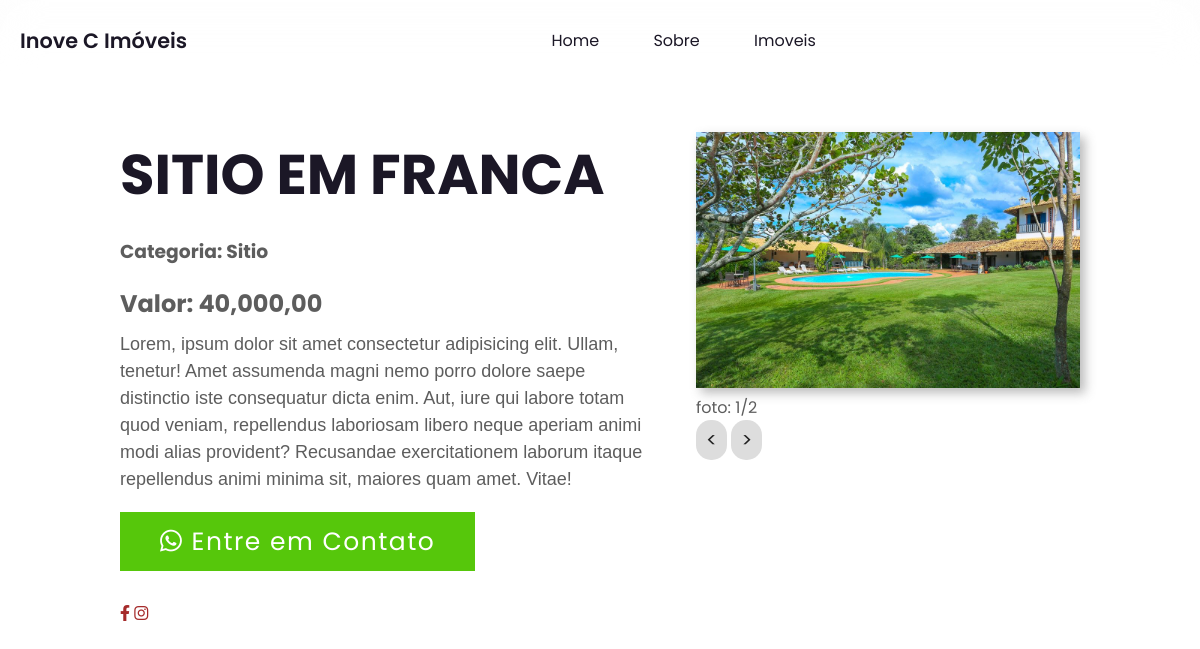
The app's page /terreno.php?id=74 with its own data.
### tables this page shows
CREATE TABLE `terrenos` (
  `id` int(11) NOT NULL,
  `titulo` varchar(300) NOT NULL,
  `descricao` varchar(5000) NOT NULL,
  `foto` varchar(1000) NOT NULL,
  `valor` varchar(30) NOT NULL,
  `categoria` varchar(100) NOT NULL
);

### terreno.php (the view, shortened to what this page needs)
<?php
    include ("conn.php");
    $pag = $_GET['id'];
    $consulta = "SELECT * FROM terrenos WHERE id = '$pag'";
    $con = $mysqli->query($consulta) or die($mysqli->error);
    $fire = mysqli_query($mysqli, $consulta);
    $data = mysqli_fetch_array($fire);
    $res = $data['foto'];
    $res = explode(" ",$res);
    $count = count($res)-1;
    for($i=0;$i<=$count;++$i)
    $position = 0;
?>
<!DOCTYPE html>
<html lang="PT-BR">
<head>
    <link rel="stylesheet" href="css/view.css">
    <link rel="stylesheet" href="https://cdnjs.cloudflare.com/ajax/libs/font-awesome/6.0.0-beta3/css/all.min.css" />
</head>
<body>
<header>
        <div class="nav-bar">
            <a href="index.php" class="logo">Inove C Imóveis</a>
            <div class="navigation">
                <div class="nav-items">
                     <a href="index.php">Home</a>
                     <a href="index.php#about">Sobre</a>
                     <a href="index.php#imoveis">Imoveis</a>
                </div>
            </div>
        </div>
    </header>
     <div class="section">
     <?php while($dado = $con->fetch_array()){ ?>
                <div class="container">
                    <div class="content-section">
                        <div class="title">
                            <h1><?php echo $dado["titulo"];?></h1>
                        </div>
                        <div class="content">
                            <h3>Categoria: <?php echo $dado["categoria"];?></h3>
                            <h2>Valor: <?php echo $dado["valor"];?></h2>
                            <p><?php echo $dado["descricao"];?></p>
                            <div class="button">
                                <a href="https://wa.me/16994051331?text=Gostaria%20de%20saber%20mais%20sobre:%20<?php echo $dado["titulo"];?>%20No%20valor%20de%20R$:<?php echo $dado["valor"];?>." target="_blank" rel="external"><i class="fa-brands fa-whatsapp"></i> Entre em Contato</a>
                            </div>
                        </div>
                        <div class="social">
                            <a href=""><i class="fab fa-facebook-f" ></i></a>
                            <a href=""><i class="fab fa-instagram" ></i></a>
                        </div>
                    </div>
                    <div class="image-section">
                        <form method="POST" >
                        <img id="post" src="fotos/<?php echo $res[$position]; ?>" alt="" srcset="">
                        <p id="pic" >foto: <?=$position+1?>/<?=$count?></p>
                        <button name="minus" class="add" ><</button>
                        <button name="add" class="minus" >></button>
                        </form>
                    </div>
                </div>
                <?php } ?>
            </div>
</body>
</html>

### css/view.css (style rules this page uses)
:root { --first-color: #1B1726; --second-color: #4D6173; --third-color: #777; --hover-color: #2d3842; --body-bg-color: #fefefe; --card-bg-color: #fff; --modal-bg-color: #fff; --bg-transparent-color: rgba(0, 0, 0, 0.1); --transparent-color-01: rgba(0, 0, 0, 0.1); --transparent-color-02: rgba(106, 89, 209, 0.1); --line-color: #d7d7d7; --color-filter: invert(1); --box-shadow: 0px 0px 20px rgb(0 0 0 / 10%); --small-font-size: 0.9em; --normal-font-size: 1em; --scroll-bar-color: #c5cadf; --scroll-thumb-color: #70768a; --scroll-thumb-hover-color: #454f6b; }
* { margin: 0; padding: 0; box-sizing: border-box; font-family: 'Poppins', sans-serif; }
html { scroll-behavior: smooth; }
body { color: var(--first-color); background: var(--body-bg-color); margin: 2rem 0 0 0; transition: .5s ease; }
a { text-decoration: none; }
header { z-index: 99999; width: 100%; position: fixed; top: 0; left: 0; backdrop-filter: blur(20px); transition: .6s ease; }
.nav-bar { position: relative; height: calc(4rem + 1rem); max-width: 1250px; display: flex; justify-content: space-between; align-items: center; margin: auto; padding: 0 20px; transition: .6s ease; }
.nav-bar .logo { color: var(--first-color); font-size: 1.3em; font-weight: 600; }
.nav-items a { color: var(--first-color); font-size: var(--normal-font-size); }
.nav-items a:not(:last-child) { margin-right: 50px; }
.section { width: 100%; min-height: 100vh; background-color: #ffffff; }
.container { width: 80%; display: block; margin: auto; padding-top: 100px; }
.content-section { float: left; width: 55%; }
.image-section { float: right; width: 40%; }
.image-section img { width: 100%; height: auto; box-shadow: 5px 5px 10px rgba(110, 110, 110, 0.466); }
.content-section .title { text-transform: uppercase; font-size: 28px; }
.content-section .content h3 { margin-top: 20px; color: #5d5d5d; }
.content-section .content h2 { margin-top: 20px; color: #5d5d5d; }
.content-section .content p { margin-top: 10px; font-family: sans-serif; font-size: 18px; line-height: 1.5; }
.content-section .content .button { margin-top: 30px; }
.content-section .content .button a { background-color: #56c70b; padding: 12px 40px; text-decoration: none; color: #fff; font-size: 25px; letter-spacing: 1.5px; }
.content-section .social { margin-top: 40px; }
.content-section .social i { color: #a52a2a; }
p { color: #5d5d5d; }
p#pic { color: #5d5d5d; }
.add, .minus { background-color: #dddddd; padding: 5px 10px; text-decoration: none; color: rgb(34, 34, 34); font-size: 20px; border: none; cursor: pointer; border-radius: 15px; }

### records on screen
terrenos: titulo "SITIO EM FRANCA", categoria "Sitio", valor "40,000,00", descricao "Lorem, ipsum dolor sit amet consectetur adipisicing elit. Ullam, tenetur! Amet assumenda magni nemo porro dolore saepe distinctio iste consequatur dicta enim. Aut, iure qui labore totam quod veniam, repellendus laboriosam libero neque aperiam animi modi alias provident? Recusandae exercitationem laborum itaque repellendus animi minima sit, maiores quam amet. Vitae!", position "1", foto "2"
